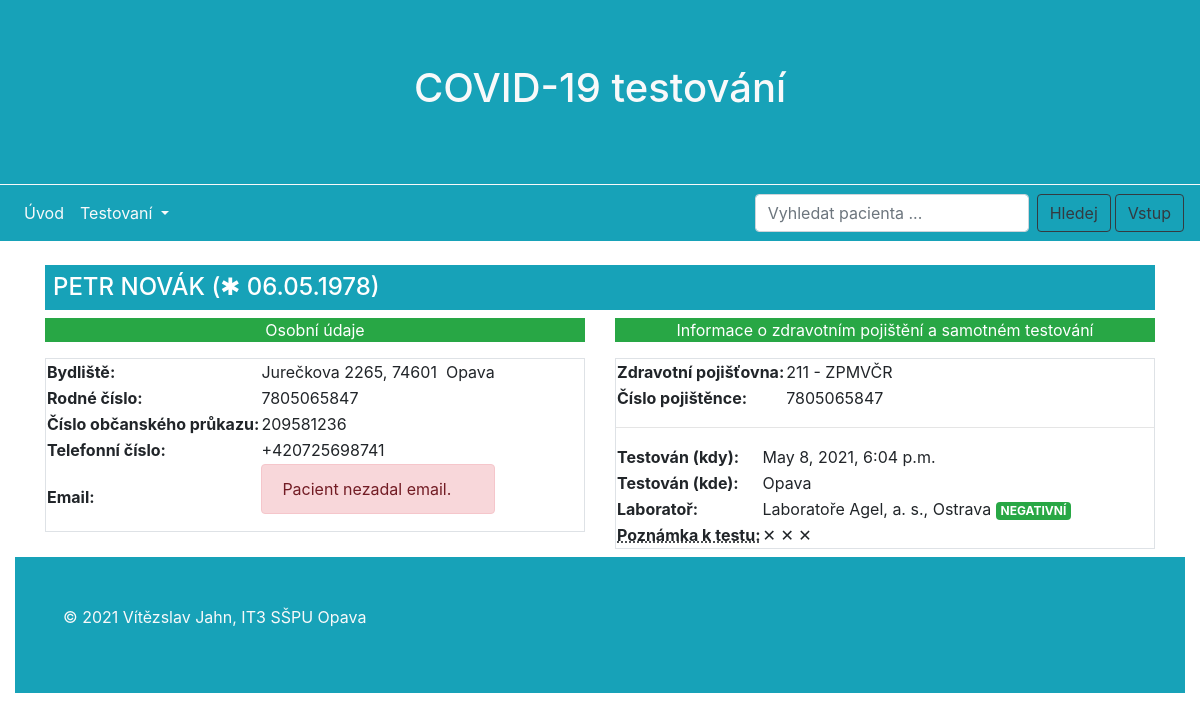
Before: /covid/testy/2 with the older database file.
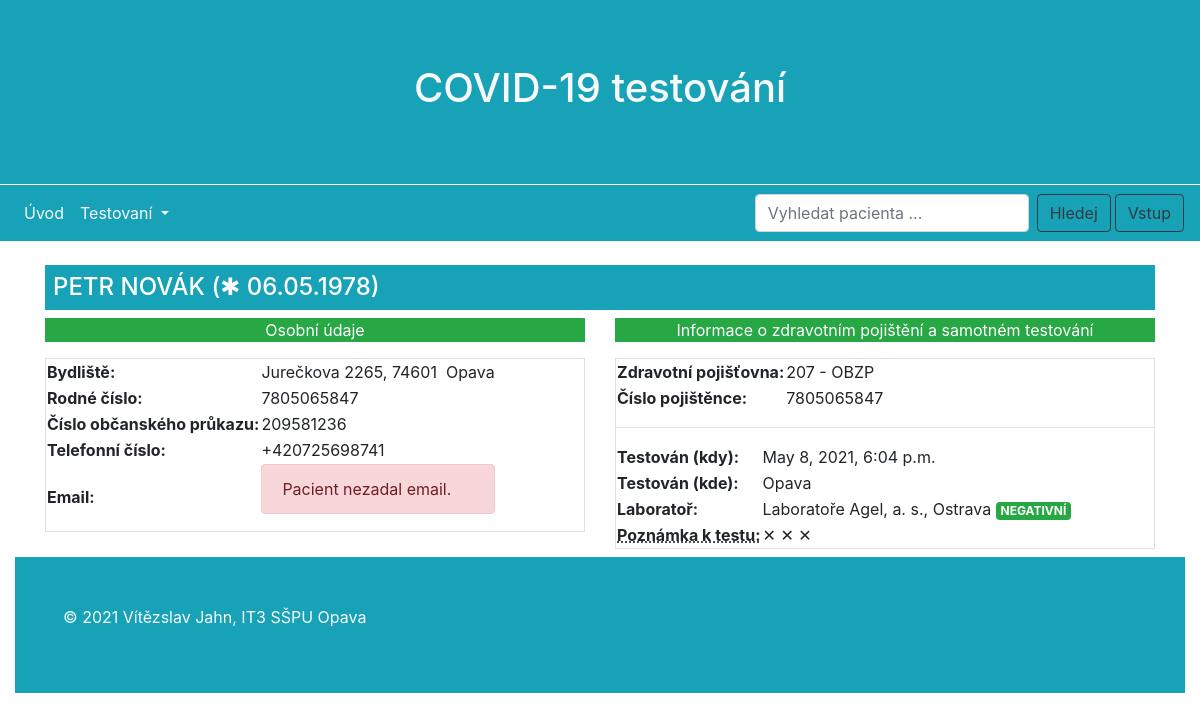
After: the same page with the newer database file.
### covidtest/models.py (models this page shows, shortened)
class Pojistenec(models.Model):
    cislo_pojistence = models.CharField(validators=[is_number], verbose_name="Číslo pojištěnce", max_length=10, unique=True)
    osoba = models.OneToOneField(Osoba, on_delete=models.CASCADE)
    zp = models.ForeignKey(Pojistovna, on_delete=models.CASCADE)
    class Meta:
        ordering = ["cislo_pojistence"]
    '''
    def get_absolute_url(self):
        return reverse('test-create')
    '''

class Pojistovna(models.Model):
    POJISTOVNY = (
        ('111 - VZP', '111 - VZP'),
        ('201 - Vojenská ZP ČR', '201 - Vojenská ZP ČR'),
        ('205 - ČPZP', '205 - ČPZP'),
        ('207 - OBZP', '207 - OBZP'),
        ('209 - ZP Škoda', '209 - ZP Škoda'),
        ('211 - ZPMVČR', '211 - ZPMVČR'),
        ('213 - RBP', '213 - RBP'),
    )
    pojistovna = models.CharField(max_length=20, choices=POJISTOVNY, default='111 - VZP', verbose_name="Zdravotní pojišťovna")

### covidtest/views.py (the view)
# urls.py: path('testy/<int:pk>', views.detail_nakazeneho, name='pacient-detail'),
def detail_nakazeneho(request, pk):
    context = {
        'osoba_detail': Osoba.objects.get(id=pk),
        'pojistenci': Pojistenec.objects.all(),
        'testy': Test.objects.all()
    }
    return render(request, 'stranky/detail.html', context)

### covidtest/templates/stranky/detail.html (shortened to what this page needs)
{% extends "base.html" %}
{% block content %}
<div class="container">
<h4 class="text-left bg-info text-white p-2 mb-2"  style="text-transform:uppercase">
    {{ osoba_detail.jmeno }} {{ osoba_detail.prijmeni }} (&#10033; {{ osoba_detail.datum_narozeni|date:"d.m.Y" }})
</h4>
<div class="row">
    <div class="col-md-6">
        <p class="bg-success text-white text-center display-5">Osobní údaje</p>
        <div class="border">
            <table>
            <tr>
                <td><strong>Bydliště: </strong></td><td>{{ osoba_detail.ulice }}, {{ osoba_detail.psc }}&nbsp; {{ osoba_detail.mesto }}</td>
            </tr>
                <tr>
                    <td><strong>Rodné číslo: </strong></td><td>{{ osoba_detail.rodne_cislo }}</td>
                </tr>
                <tr>
                    <td><strong>Číslo občanského průkazu: </strong></td><td>{{ osoba_detail.cislo_op }}</td>
                </tr>
                <tr>
                    <td><strong>Telefonní číslo: </strong></td><td>+420{{ osoba_detail.tel_cislo }}</td>
                </tr>
                <tr>
                    {% if osoba_detail.email %}
                    <td><strong>Email: </strong></td><td>{{ osoba_detail.email }}</td>
                    {% else %}
                    <td><strong>Email: </strong></td><td><div class="alert alert-danger" role="alert">Pacient nezadal email. </div></td>
                    {% endif %}
                </tr>
            </table>
        </div>
    </div>
    <div class="col-md-6">
 <p class="bg-success text-white text-center display-5">Informace o zdravotním pojištění a samotném testování</p>
        <div class="border">
            <table>
                {% for pojistenec in pojistenci %}
            <tr>
                {% if pojistenec.osoba.cislo_op == osoba_detail.cislo_op %}
                <td><strong>Zdravotní pojišťovna: </strong></td><td>{{ pojistenec.zp.pojistovna }}</td>
            </tr>
                <tr>
                    <td><strong>Číslo pojištěnce: </strong></td><td>{{ pojistenec.cislo_pojistence }}</td>
                </tr>
                {% endif %}
                        {% endfor %}
            </table>
            <hr>
            <table>
                {% for test in testy %}
            <tr>
                {% if osoba_detail.cislo_op == test.osoba.cislo_op %}
                <td><strong>Testován (kdy): </strong></td><td>{{ test.navsteva }}</td>
            </tr>
                <tr>
                <td><strong>Testován (kde):</strong><td>{{test.misto.mesto}}</td></td>
            </tr>
                <tr>
                    <td><strong>Laboratoř: </strong></td><td>{{ test.laborator.nazev }}
                    {% if test.vyhodnoceni == 'pozitivní' %}
                    <span class="badge badge-danger text-white">POZITIVNÍ</span>
                    {% else %}
                    <span class="badge badge-success text-white">NEGATIVNÍ</span>
                    {% endif %}
                </td>
                </tr>
                <tr>
                    <td><strong><abbr title="poznámku může vydat i jiná kvalifikovaná osoba, než je lékař">Poznámka k testu: </abbr></strong></td>
                     {% if test.poznamka %}
                    <td><em>{{test.poznamka}}</em></td>
                    {% else %}
                    <td>&#10005; &#10005; &#10005;</td>
                    {% endif %}
                </tr>
                {% endif %}
                {% endfor %}
            </table>
        </div>
    </div>
</div>
{% endblock %}

Changed rows visible on the page:
changed Pojistenec: zp.pojistovna "211 - ZPMVČR" → "207 - OBZP"
